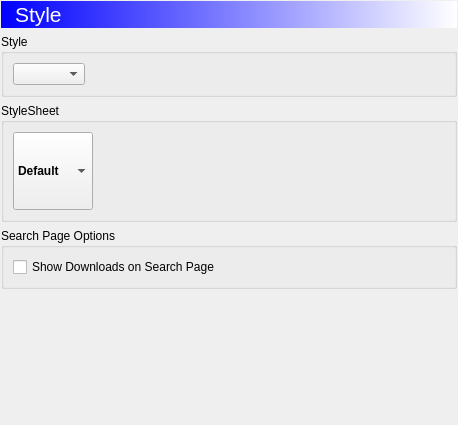
        <widget class="QWidget" name="style_Page">
         <layout class="QGridLayout" name="gridLayout_9">
          <property name="leftMargin">
           <number>1</number>
          </property>
          <property name="topMargin">
           <number>1</number>
          </property>
          <property name="rightMargin">
           <number>1</number>
          </property>
          <item row="1" column="0" colspan="2">
           <widget class="QGroupBox" name="groupBox_2">
            <property name="title">
             <string>Style</string>
            </property>
            <layout class="QGridLayout" name="gridLayout_6">
             <item row="0" column="0">
              <widget class="QComboBox" name="styleCombo">
               <property name="sizePolicy">
                <sizepolicy hsizetype="Preferred" vsizetype="Fixed">
                 <horstretch>0</horstretch>
                 <verstretch>0</verstretch>
                </sizepolicy>
               </property>
              </widget>
             </item>
             <item row="0" column="1">
              <spacer name="horizontalSpacer_12">
               <property name="orientation">
                <enum>Qt::Horizontal</enum>
               </property>
               <property name="sizeHint" stdset="0">
                <size>
                 <width>360</width>
                 <height>20</height>
                </size>
               </property>
              </spacer>
             </item>
            </layout>
           </widget>
          </item>
          <item row="2" column="0" colspan="2">
           <widget class="QGroupBox" name="groupBox_3">
            <property name="title">
             <string>StyleSheet</string>
            </property>
            <layout class="QGridLayout" name="gridLayout_7">
             <item row="0" column="0" rowspan="2">
              <widget class="QComboBox" name="styleSheetCombo">
               <property name="maximumSize">
                <size>
                 <width>16777215</width>
                 <height>87</height>
                </size>
               </property>
               <property name="font">
                <font>
                 <weight>75</weight>
                 <bold>true</bold>
                </font>
               </property>
               <property name="iconSize">
                <size>
                 <width>200</width>
                 <height>87</height>
                </size>
               </property>
               <item>
                <property name="text">
                 <string>Default</string>
                </property>
                <property name="icon">
                 <iconset resource="resources.qrc">
                  <normaloff>:/qss/default-preview.png</normaloff>:/qss/default-preview.png</iconset>
                </property>
               </item>
               <item>
                <property name="text">
                 <string>blue</string>
                </property>
                <property name="icon">
                 <iconset resource="resources.qrc">
                  <normaloff>:/qss/blue/blue-preview.png</normaloff>:/qss/blue/blue-preview.png</iconset>
                </property>
               </item>
               <item>
                <property name="text">
                 <string>silver</string>
                </property>
                <property name="icon">
                 <iconset resource="resources.qrc">
                  <normaloff>:/qss/silver/silver-preview.png</normaloff>:/qss/silver/silver-preview.png</iconset>
                </property>
               </item>
               <item>
                <property name="text">
                 <string>tb1</string>
                </property>
                <property name="icon">
                 <iconset resource="resources.qrc">
                  <normaloff>:/qss/tb1/tb1-preview.png</normaloff>:/qss/tb1/tb1-preview.png</iconset>
                </property>
               </item>
               <item>
                <property name="text">
                 <string>yellow2k</string>
                </property>
                <property name="icon">
                 <iconset resource="resources.qrc">
                  <normaloff>:/qss/yellow2k/yellow2k-preview.png</normaloff>:/qss/yellow2k/yellow2k-preview.png</iconset>
                </property>
               </item>
               <item>
                <property name="text">
                 <string>yeah</string>
                </property>
                <property name="icon">
                 <iconset resource="resources.qrc">
                  <normaloff>:/qss/yeah/yeah-preview.png</normaloff>:/qss/yeah/yeah-preview.png</iconset>
                </property>
               </item>
               <item>
                <property name="text">
                 <string>yaba</string>
                </property>
                <property name="icon">
                 <iconset resource="resources.qrc">
                  <normaloff>:/qss/yaba/yaba-preview.png</normaloff>:/qss/yaba/yaba-preview.png</iconset>
                </property>
               </item>
               <item>
                <property name="text">
                 <string>black</string>
                </property>
                <property name="icon">
                 <iconset resource="resources.qrc">
                  <normaloff>:/qss/black/black-preview.png</normaloff>:/qss/black/black-preview.png</iconset>
                </property>
               </item>
               <item>
                <property name="text">
                 <string>qute</string>
                </property>
                <property name="icon">
                 <iconset resource="resources.qrc">
                  <normaloff>:/qss/qute.png</normaloff>:/qss/qute.png</iconset>
                </property>
               </item>
               <item>
                <property name="text">
                 <string>custom</string>
                </property>
               </item>
              </widget>
             </item>
             <item row="0" column="1" rowspan="2">
              <spacer name="horizontalSpacer_11">
               <property name="orientation">
                <enum>Qt::Horizontal</enum>
               </property>
               <property name="sizeHint" stdset="0">
                <size>
                 <width>69</width>
                 <height>78</height>
                </size>
               </property>
              </spacer>
             </item>
            </layout>
           </widget>
          </item>
          <item row="3" column="0" colspan="2">
           <widget class="QGroupBox" name="groupBox_4">
            <property name="title">
             <string>Search Page Options</string>
            </property>
            <layout class="QGridLayout" name="gridLayout_8">
             <item row="0" column="0">
              <widget class="QCheckBox" name="searchWithDownloadsCheckBox">
               <property name="text">
                <string>Show Downloads on Search Page</string>
               </property>
              </widget>
             </item>
            </layout>
           </widget>
          </item>
          <item row="4" column="0" colspan="2">
           <spacer name="verticalSpacer_4">
            <property name="orientation">
             <enum>Qt::Vertical</enum>
            </property>
            <property name="sizeHint" stdset="0">
             <size>
              <width>408</width>
              <height>125</height>
             </size>
            </property>
           </spacer>
          </item>
          <item row="0" column="0" colspan="2">
           <widget class="QFrame" name="styleframeheader">
            <property name="styleSheet">
             <string notr="true">QFrame#styleframeheader{
background: qlineargradient(spread:pad, x1:0, y1:0, x2:1, y2:0, stop:0 rgba(0, 0, 255, 255), stop:1 rgba(255, 255, 255, 255));
}</string>
            </property>
            <layout class="QGridLayout">
             <property name="margin">
              <number>1</number>
             </property>
             <property name="spacing">
              <number>6</number>
             </property>
             <item row="0" column="1">
              <widget class="QLabel" name="label">
               <property name="text">
                <string>&lt;!DOCTYPE HTML PUBLIC &quot;-//W3C//DTD HTML 4.0//EN&quot; &quot;http://www.w3.org/TR/REC-html40/strict.dtd&quot;&gt;
&lt;html&gt;&lt;head&gt;&lt;meta name=&quot;qrichtext&quot; content=&quot;1&quot; /&gt;&lt;style type=&quot;text/css&quot;&gt;
p, li { white-space: pre-wrap; }
&lt;/style&gt;&lt;/head&gt;&lt;body style=&quot; font-family:'MS Shell Dlg 2'; font-size:8.25pt; font-weight:400; font-style:normal;&quot;&gt;
&lt;p style=&quot; margin-top:0px; margin-bottom:0px; margin-left:0px; margin-right:0px; -qt-block-indent:0; text-indent:0px;&quot;&gt;&lt;span style=&quot; font-size:16pt; color:#ffffff;&quot;&gt;Style&lt;/span&gt;&lt;/p&gt;&lt;/body&gt;&lt;/html&gt;</string>
               </property>
              </widget>
             </item>
             <item row="0" column="0">
              <widget class="QLabel" name="label_2">
               <property name="text">
                <string/>
               </property>
               <property name="pixmap">
                <pixmap resource="resources.qrc">:/resources/style.png</pixmap>
               </property>
              </widget>
             </item>
             <item row="0" column="2">
              <spacer name="horizontalSpacer_8">
               <property name="orientation">
                <enum>Qt::Horizontal</enum>
               </property>
               <property name="sizeHint" stdset="0">
                <size>
                 <width>364</width>
                 <height>20</height>
                </size>
               </property>
              </spacer>
             </item>
            </layout>
           </widget>
          </item>
         </layout>
        </widget>
